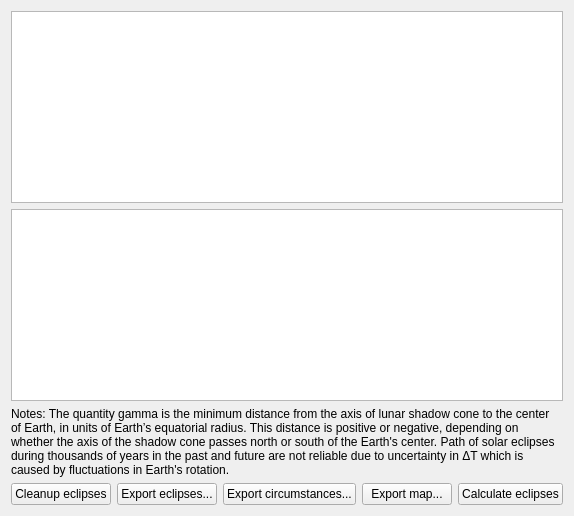
            <widget class="QWidget" name="tabGolbalSolarEclipse">
             <attribute name="title">
              <string>All Solar Eclipses</string>
             </attribute>
             <layout class="QGridLayout" name="gridLayout_20">
              <item row="5" column="0">
               <layout class="QHBoxLayout" name="horizontalLayout_40">
                <item>
                 <widget class="QPushButton" name="solareclipsesCleanupButton">
                  <property name="text">
                   <string>Cleanup eclipses</string>
                  </property>
                 </widget>
                </item>
                <item>
                 <widget class="QPushButton" name="solareclipsesSaveButton">
                  <property name="text">
                   <string>Export eclipses...</string>
                  </property>
                 </widget>
                </item>
                <item>
                 <widget class="QPushButton" name="solareclipsescontactsSaveButton">
                  <property name="text">
                   <string>Export circumstances...</string>
                  </property>
                 </widget>
                </item>
                <item>
                 <widget class="QPushButton" name="solareclipsesMapSaveButton">
                  <property name="toolTip">
                   <string>Export a visibility map of the selected eclipse</string>
                  </property>
                  <property name="text">
                   <string>Export map...</string>
                  </property>
                 </widget>
                </item>
                <item>
                 <widget class="QPushButton" name="solareclipsesCalculateButton">
                  <property name="text">
                   <string>Calculate eclipses</string>
                  </property>
                 </widget>
                </item>
               </layout>
              </item>
              <item row="4" column="0">
               <widget class="QLabel" name="gammaNoteSolarEclipseLabel">
                <property name="text">
                 <string>Notes: The quantity gamma is the minimum distance from the axis of lunar shadow cone to the center of Earth, in units of Earth’s equatorial radius. This distance is positive or negative, depending on whether the axis of the shadow cone passes north or south of the Earth's center. Path of solar eclipses during thousands of years in the past and future are not reliable due to uncertainty in ΔT which is caused by fluctuations in Earth's rotation.</string>
                </property>
                <property name="wordWrap">
                 <bool>true</bool>
                </property>
               </widget>
              </item>
              <item row="2" column="0">
               <widget class="QTreeWidget" name="solareclipseTreeWidget">
                <property name="rootIsDecorated">
                 <bool>false</bool>
                </property>
                <property name="uniformRowHeights">
                 <bool>true</bool>
                </property>
                <property name="itemsExpandable">
                 <bool>false</bool>
                </property>
                <property name="sortingEnabled">
                 <bool>true</bool>
                </property>
                <property name="expandsOnDoubleClick">
                 <bool>false</bool>
                </property>
                <property name="columnCount">
                 <number>0</number>
                </property>
                <attribute name="headerShowSortIndicator" stdset="0">
                 <bool>true</bool>
                </attribute>
               </widget>
              </item>
              <item row="3" column="0" alignment="Qt::AlignBottom">
               <widget class="QTreeWidget" name="solareclipsecontactsTreeWidget">
                <property name="rootIsDecorated">
                 <bool>false</bool>
                </property>
                <property name="uniformRowHeights">
                 <bool>true</bool>
                </property>
                <property name="itemsExpandable">
                 <bool>false</bool>
                </property>
                <property name="sortingEnabled">
                 <bool>false</bool>
                </property>
                <property name="expandsOnDoubleClick">
                 <bool>false</bool>
                </property>
                <property name="columnCount">
                 <number>0</number>
                </property>
                <attribute name="headerShowSortIndicator" stdset="0">
                 <bool>true</bool>
                </attribute>
               </widget>
              </item>
             </layout>
            </widget>
